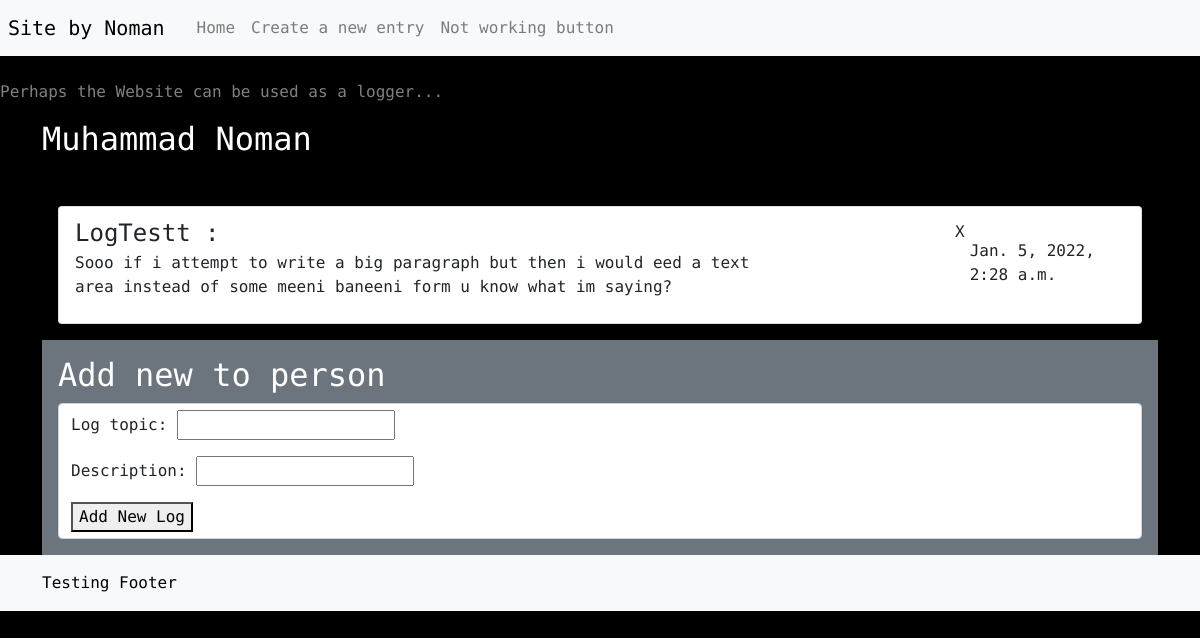
Page /list/17 on the earlier database version.
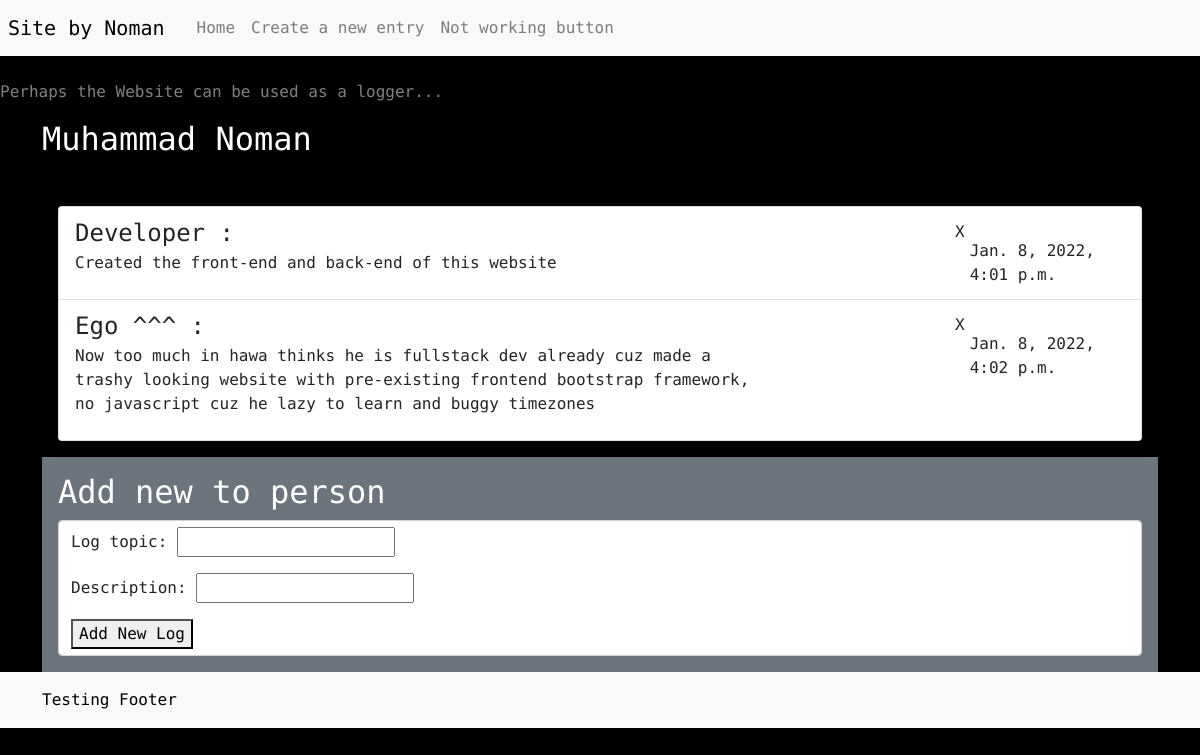
Same page on the later database version.
### main/models.py (models this page shows, shortened)
class Person(models.Model):
    first_name = models.CharField(max_length=40)
    last_name = models.CharField(max_length=40)
    def __str__(self):
        return self.first_name + " " + self.last_name

class FavoriteSubject(models.Model):
    person = models.ForeignKey(Person, on_delete=models.CASCADE)
    subject = models.CharField(max_length=40)
    reason = models.CharField(max_length=300)
    date_created = models.DateTimeField(default=datetime.datetime.now)

### main/views.py (the view)
# urls.py: path("list/<int:id>", views.list,name="list"), path("create/", views.create,name="create"),
def list(request,id):
    ls = Person.objects.get(id=id)
    if(request.method == "POST" and "save" in request.POST):
        form = AddSubjectToPerson(request.POST)
        if (form.is_valid()):
            sub = form.cleaned_data["subject"]
            reason = form.cleaned_data["reason"]
            ls.favoritesubject_set.create(subject=sub,reason=reason)
            ls.save()
    else:
        form = AddSubjectToPerson()
    response = render(request,"main/list.html",{"ls":ls,"form":form})
    return response

### main/forms.py
class AddSubjectToPerson(forms.Form):
    subject = forms.CharField(label="Log topic",max_length=30)
    reason = forms.CharField(label="Description",max_length=200)

### main/templates/main/list.html (shortened to what this page needs)
{% extends 'main/base.html'%}
{% block mainBody %}
<h2>{{ls}}</h2><br>
<ul class="list-group m-3">
    {%for item in ls.favoritesubject_set.all%}
    <li class="list-group-item d-inline-flex justify-content-between container">
        <p class="gx-3 col-8"><span class="fs-4 ">{{item.subject}} :</span> <br> {{item.reason}}</p>
        <p class="text-dark-50 col-2 float-end fs-6">
        <form method="post">{%csrf_token%}<button type="input" name="deletor" class="btn btn-primary-s p-1" formaction="/list/{{ls.id}}/delete/{{item.id}}" id="{{item.id}}">X</button></form><br>{{item.date_created}}</p>
    </li>
    {%endfor%}
</ul>
<div class="container bg-secondary p-3">
    <h2 class="text-white:">Add new to person</h2>
    <form method="post" action="#" class="form-control form-md-inline bg-secondary-50">
        {{form.as_p}}
        <button type="submit" name="save">Add New Log</button>
    </form>
</div>
{% endblock%}

### main/templates/main/base.html (shortened to what this page needs)
<!DOCTYPE html>
<html lang="en">
<head>
    <link href="https://cdn.jsdelivr.net/npm/bootstrap@5.1.3/dist/css/bootstrap.min.css" rel="stylesheet">
</head>
<body>
    <nav class="navbar navbar-expand-lg navbar-light bg-light">
        <a href="#" class="navbar-brand text-black px-2">Site by Noman</a>
        <ul class="navbar-nav " >
            <li class="nav-item "><a href="/home/" class="nav-link text-black-50 text ">Home</a></li>
            <li class="nav-item"><a href="/create/" class="nav-link text-black-50">Create a new entry</a></li>
            <li class="nav-item"><a href="" class="nav-link text-black-50">Not working button</a></li>
        </ul>
    </nav><br>
    <p class="text-white-50">Perhaps the Website can be used as a logger...</p>
    <div id="main" class="container">
    {% block mainBody%}
    {% endblock%}
    </div>
    <footer class="footer mt-auto py-3 bg-light text-black"> <div class="container">Testing Footer</div></footer>
</body>
</html>

### main/templates/main/base.html (style rules this page uses)
body { font-family: 'Fira Mono', monospace; background-color:black;color:rgb(255, 255, 255) }
footer { bottom: 0em; }

Differences in the rows shown:
removed FavoriteSubject: subject "LogTestt", reason "Sooo if i attempt to write a big paragraph but then i would eed a text area instead of some meeni baneeni form u know what im saying?", date_created "Jan. 5, 2022, 2:28 a.m."
added FavoriteSubject: subject "Developer", reason "Created the front-end and back-end of this website", date_created "Jan. 8, 2022, 4:01 p.m."
added FavoriteSubject: subject "Ego ^^^", reason "Now too much in hawa thinks he is fullstack dev already cuz made a trashy looking website with pre-existing frontend bootstrap framework, no javascript cuz he lazy to learn and buggy timezones", date_created "Jan. 8, 2022, 4:02 p.m."
